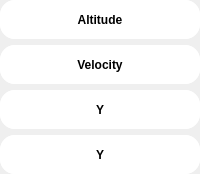
                           <widget class="QFrame" name="frame_79">
                            <property name="styleSheet">
                             <string notr="true">border-top-left-radius:15px;
border-top-right-radius:15px;
border-bottom-right-radius:15px;
border-bottom-left-radius:15px;
</string>
                            </property>
                            <property name="frameShape">
                             <enum>QFrame::StyledPanel</enum>
                            </property>
                            <property name="frameShadow">
                             <enum>QFrame::Raised</enum>
                            </property>
                            <layout class="QVBoxLayout" name="verticalLayout_50">
                             <property name="leftMargin">
                              <number>0</number>
                             </property>
                             <property name="topMargin">
                              <number>0</number>
                             </property>
                             <property name="rightMargin">
                              <number>0</number>
                             </property>
                             <property name="bottomMargin">
                              <number>0</number>
                             </property>
                             <item>
                              <widget class="QFrame" name="altitude_2">
                               <property name="styleSheet">
                                <string notr="true">background-color:white;</string>
                               </property>
                               <property name="frameShape">
                                <enum>QFrame::StyledPanel</enum>
                               </property>
                               <property name="frameShadow">
                                <enum>QFrame::Raised</enum>
                               </property>
                               <layout class="QGridLayout" name="gridLayout_50">
                                <property name="leftMargin">
                                 <number>0</number>
                                </property>
                                <property name="topMargin">
                                 <number>0</number>
                                </property>
                                <property name="rightMargin">
                                 <number>0</number>
                                </property>
                                <property name="bottomMargin">
                                 <number>0</number>
                                </property>
                                <property name="spacing">
                                 <number>0</number>
                                </property>
                                <item row="0" column="0">
                                 <widget class="QPushButton" name="left_altitude_btn">
                                  <property name="minimumSize">
                                   <size>
                                    <width>110</width>
                                    <height>39</height>
                                   </size>
                                  </property>
                                  <property name="font">
                                   <font>
                                    <pointsize>9</pointsize>
                                    <weight>75</weight>
                                    <bold>true</bold>
                                   </font>
                                  </property>
                                  <property name="styleSheet">
                                   <string notr="true">QPushButton {
    background-color: white;
    border: none;
}

QPushButton:hover {
    background: black;
	color:white;
}</string>
                                  </property>
                                  <property name="text">
                                   <string>Altitude</string>
                                  </property>
                                 </widget>
                                </item>
                               </layout>
                              </widget>
                             </item>
                             <item>
                              <widget class="QFrame" name="elocity">
                               <property name="styleSheet">
                                <string notr="true">

background-color:white;</string>
                               </property>
                               <property name="frameShape">
                                <enum>QFrame::StyledPanel</enum>
                               </property>
                               <property name="frameShadow">
                                <enum>QFrame::Raised</enum>
                               </property>
                               <layout class="QGridLayout" name="gridLayout_51">
                                <property name="leftMargin">
                                 <number>0</number>
                                </property>
                                <property name="topMargin">
                                 <number>0</number>
                                </property>
                                <property name="rightMargin">
                                 <number>0</number>
                                </property>
                                <property name="bottomMargin">
                                 <number>0</number>
                                </property>
                                <property name="spacing">
                                 <number>0</number>
                                </property>
                                <item row="0" column="0">
                                 <widget class="QPushButton" name="left_velocity_btn">
                                  <property name="minimumSize">
                                   <size>
                                    <width>110</width>
                                    <height>39</height>
                                   </size>
                                  </property>
                                  <property name="font">
                                   <font>
                                    <pointsize>9</pointsize>
                                    <weight>75</weight>
                                    <bold>true</bold>
                                   </font>
                                  </property>
                                  <property name="styleSheet">
                                   <string notr="true">QPushButton {
    background-color: white;
    border: none;
}

QPushButton:hover {
    background: black;
	color:white;
}</string>
                                  </property>
                                  <property name="text">
                                   <string>Velocity</string>
                                  </property>
                                 </widget>
                                </item>
                               </layout>
                              </widget>
                             </item>
                             <item>
                              <widget class="QFrame" name="y">
                               <property name="styleSheet">
                                <string notr="true">background-color:white;</string>
                               </property>
                               <property name="frameShape">
                                <enum>QFrame::StyledPanel</enum>
                               </property>
                               <property name="frameShadow">
                                <enum>QFrame::Raised</enum>
                               </property>
                               <layout class="QGridLayout" name="gridLayout_52">
                                <property name="leftMargin">
                                 <number>0</number>
                                </property>
                                <property name="topMargin">
                                 <number>0</number>
                                </property>
                                <property name="rightMargin">
                                 <number>0</number>
                                </property>
                                <property name="bottomMargin">
                                 <number>0</number>
                                </property>
                                <property name="spacing">
                                 <number>0</number>
                                </property>
                                <item row="0" column="0">
                                 <widget class="QPushButton" name="left_Y_btn">
                                  <property name="minimumSize">
                                   <size>
                                    <width>110</width>
                                    <height>39</height>
                                   </size>
                                  </property>
                                  <property name="font">
                                   <font>
                                    <pointsize>9</pointsize>
                                    <weight>75</weight>
                                    <bold>true</bold>
                                   </font>
                                  </property>
                                  <property name="styleSheet">
                                   <string notr="true">QPushButton {
    background-color: white;
    border: none;
}

QPushButton:hover {
    background: black;
	color:white;
}</string>
                                  </property>
                                  <property name="text">
                                   <string>Y</string>
                                  </property>
                                 </widget>
                                </item>
                               </layout>
                              </widget>
                             </item>
                             <item>
                              <widget class="QFrame" name="y_2">
                               <property name="minimumSize">
                                <size>
                                 <width>110</width>
                                 <height>39</height>
                                </size>
                               </property>
                               <property name="styleSheet">
                                <string notr="true">background-color:white;</string>
                               </property>
                               <property name="frameShape">
                                <enum>QFrame::StyledPanel</enum>
                               </property>
                               <property name="frameShadow">
                                <enum>QFrame::Raised</enum>
                               </property>
                               <layout class="QGridLayout" name="gridLayout_53">
                                <property name="leftMargin">
                                 <number>0</number>
                                </property>
                                <property name="topMargin">
                                 <number>0</number>
                                </property>
                                <property name="rightMargin">
                                 <number>0</number>
                                </property>
                                <property name="bottomMargin">
                                 <number>0</number>
                                </property>
                                <property name="spacing">
                                 <number>0</number>
                                </property>
                                <item row="1" column="0">
                                 <widget class="QPushButton" name="left_Y2_btn">
                                  <property name="minimumSize">
                                   <size>
                                    <width>110</width>
                                    <height>39</height>
                                   </size>
                                  </property>
                                  <property name="font">
                                   <font>
                                    <pointsize>9</pointsize>
                                    <weight>75</weight>
                                    <bold>true</bold>
                                   </font>
                                  </property>
                                  <property name="styleSheet">
                                   <string notr="true">QPushButton {
    background-color: white;
    border: none;
}

QPushButton:hover {
    background: black;
	color:white;
}</string>
                                  </property>
                                  <property name="text">
                                   <string>Y</string>
                                  </property>
                                 </widget>
                                </item>
                               </layout>
                              </widget>
                             </item>
                            </layout>
                           </widget>
